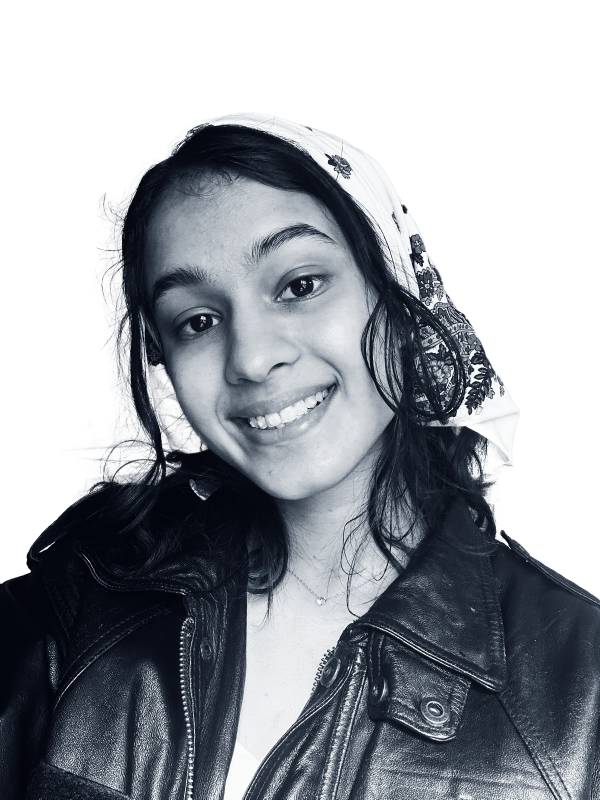
#> input picture WhatsApp Image 2025-11-11 at 00.50.11_67ce1ac4b2.png, 1200 x 1599 px (shown at 1/2 size)
$ python asciitext.py
#> lines starting #> are read from the running program, lines starting #| are printed output that depends on the picture; after the words box and inside, x2 and y2 are one past the last pixel; in counts of white or black regions, pixels touching at a corner belong together
#!/usr/bin/env python3
# Minimal, face-clear ASCII (8-char ramp, denoise + sharpen, smart crop)
# pip install pillow numpy

from PIL import Image, ImageEnhance, ImageFilter, ImageOps
import numpy as np
from pathlib import Path

# ========= CONFIG =========
IMAGE_PATH = "WhatsApp Image 2025-11-11 at 00.50.11_67ce1ac4b2.png"

# widths in characters (columns)
WIDTHS = {"small": 90, "medium": 120, "large": 150}

# mono terminal aspect fix (characters are taller than wide)
ASPECT_CORRECTION = 0.62  # <-- for output TXT only; webpage will use CSS

# simple 8-char ramp (dark -> light) for clean faces
RAMP = "@#*+=:. "          # tweak order if you want stronger highlights

# tone / clarity
BRIGHTNESS = 1.75
CONTRAST   = 1.45
GAMMA      = 0.9           # <1 brightens midtones a touch
UNSHARP    = (1.0, 1.0, 0) # (radius, amount, threshold) unsharp mask
DENOISE    = 0.6           # Gaussian blur sigma before mapping (0–1.2)

# smart crop
BRIGHT_BIAS = 20           # subject mask threshold offset from mean
PAD_RATIO   = 0.12         # padding around crop


# ========= HELPERS =========
def load_grayscale(path):
    img = Image.open(path).convert("RGBA")
#> img is the input picture: PIL image 1200x1599 RGBA; mean R, G, B, A 126.8, 132.4, 140.5, 152.3
    bg  = Image.new("RGBA", img.size, (255, 255, 255, 255))
#> bg: PIL image 1200x1599 RGBA; every value is 255
    img = Image.alpha_composite(bg, img).convert("L")
#> img: PIL image 1200x1599 L
    return img

def tone_map(img):
    # brightness/contrast first
    img = ImageEnhance.Brightness(img).enhance(BRIGHTNESS)
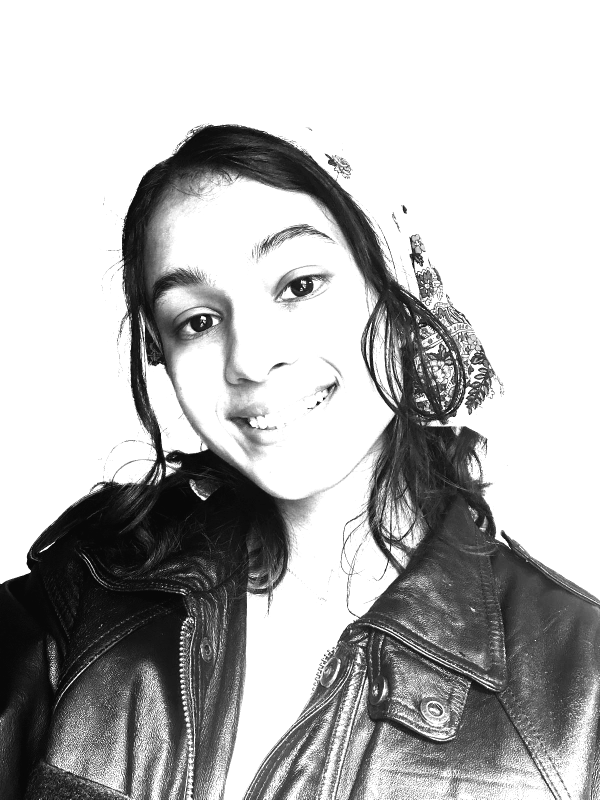
#> img: PIL image 1200x1599 L (shown at 1/2 size); min 7, max 255, mean 182.8
    img = ImageEnhance.Contrast(img).enhance(CONTRAST)
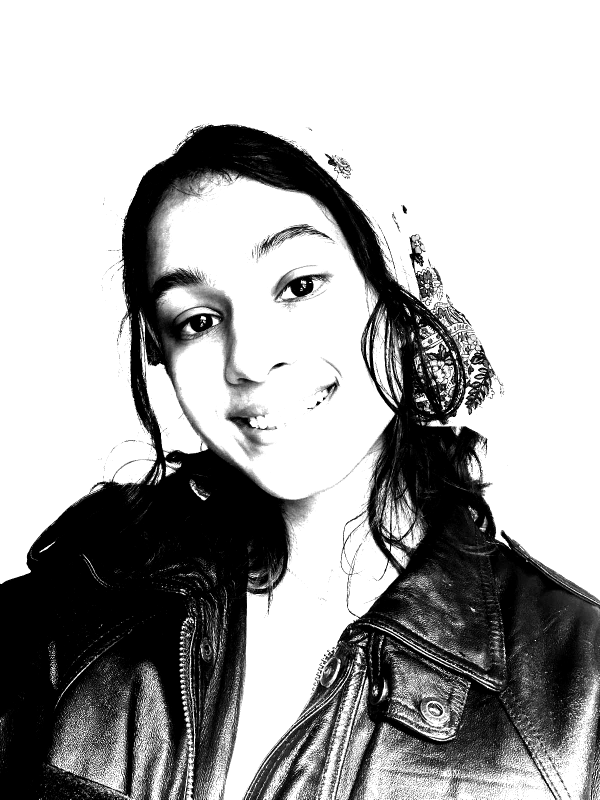
#> img: PIL image 1200x1599 L (shown at 1/2 size); min 0, max 255, mean 170.8
    # gentle equalize for midtone separation
    img = ImageOps.autocontrast(img, cutoff=1)
    # gamma
    arr = np.asarray(img, dtype=np.float32) / 255.0
    arr = np.clip(arr, 0, 1) ** GAMMA
    img = Image.fromarray((arr * 255).astype(np.uint8), mode="L")
    # light denoise then subtle sharpen
    if DENOISE > 0:
        img = img.filter(ImageFilter.GaussianBlur(DENOISE))
    r, a, t = UNSHARP
    if a > 0:
        img = img.filter(ImageFilter.UnsharpMask(radius=r, percent=int(a*100), threshold=int(t)))
    return img

def smart_autocrop(img):
    arr = np.array(img, dtype=np.int16)
    h, w = arr.shape
#> h = 1599; w = 1200
    # brightness mask around subject
    m = arr > (arr.mean() + BRIGHT_BIAS)
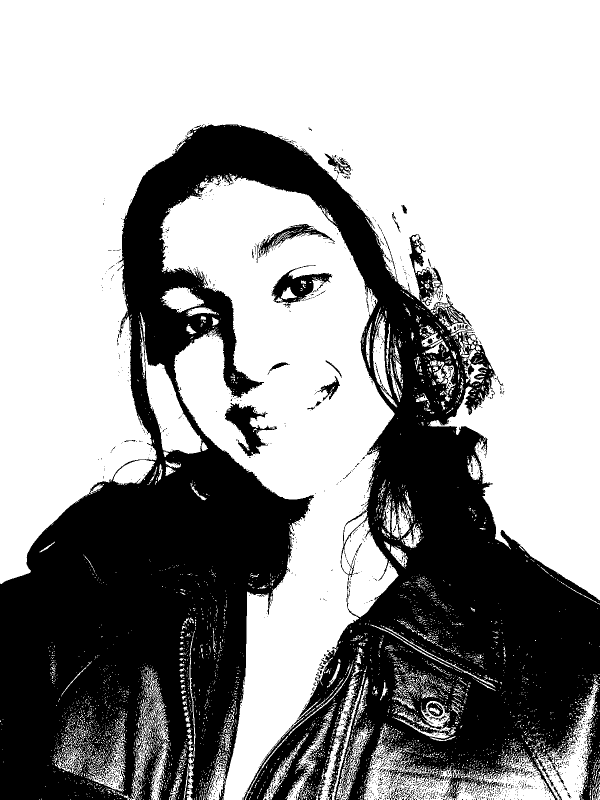
#> m: shape (1599, 1200) bool (shown at 1/2 size); 62.5% white; 1918 black regions (1841 under 20 px), largest, box (x1, y1, x2, y2) and area: (0, 249, 1200, 1599) 693287, (1158, 1368, 1200, 1599) 4194, (450, 806, 554, 912) 4081
    ys, xs = np.where(m)
    if xs.size == 0 or ys.size == 0:
        return img
    x1, x2 = xs.min(), xs.max()
#> x1 = 0; x2 = 1199
    y1, y2 = ys.min(), ys.max()
#> y1 = 0; y2 = 1598
    pad = int(max(w, h) * PAD_RATIO)
#> pad = 191
    x1 = max(0, x1 - pad); y1 = max(0, y1 - pad)
    x2 = min(w, x2 + pad); y2 = min(h, y2 + pad)
#> after `x2 = min(w, x2 + pad)`: x2 = 1200
#> after `y2 = min(h, y2 + pad)`: y2 = 1599
    if x2 - x1 < 20 or y2 - y1 < 20:
        return img
    return img.crop((x1, y1, x2, y2))

def resize_for_ascii(img, width):
    w, h = img.size
    new_h = max(1, int((h / w) * width * ASPECT_CORRECTION))
    return img.resize((width, new_h), resample=Image.BILINEAR)

def to_ascii(img, ramp):
    arr = np.asarray(img, dtype=np.uint8)
    idx = (arr.astype(np.float32) / 255 * (len(ramp) - 1)).astype(np.int32)
    return "\n".join("".join(ramp[i] for i in row) for row in idx)

def main():
    outdir = Path("ascii_out"); outdir.mkdir(exist_ok=True)
    img = load_grayscale(IMAGE_PATH)
    img = tone_map(img)
    img = smart_autocrop(img)

    outputs = {}
    for name, width in WIDTHS.items():
        imr = resize_for_ascii(img, width)
        art = to_ascii(imr, RAMP)
        outputs[name] = art
        (outdir / f"ascii_{name}.txt").write_text(art, encoding="utf-8")
#> this loop made 3 passes
#> pass 1, in main, `imr = resize_for_ascii(img, width)`:
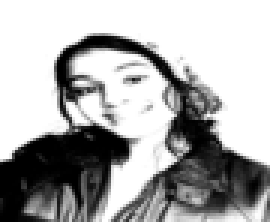
#> imr: PIL image 90x74 L (shown 3 times larger); min 0, max 255, mean 172.2
#> pass 1, in to_ascii, `idx = (arr.astype(np.float32) / 255 * (len(ramp) - 1)).astype(np.int32)`:
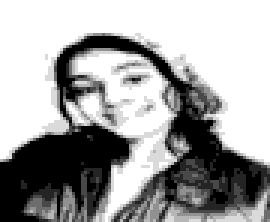
#> idx: shape (74, 90) int32 (shown 3 times larger); min 0, max 7, mean 4.49; drawn with min black and max white
#> pass 2, in to_ascii (call 2), `idx = (arr.astype(np.float32) / 255 * (len(ramp) - 1)).astype(np.int32)`:
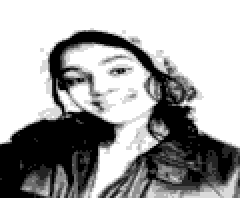
#> idx: shape (99, 120) int32 (shown 2 times larger); min 0, max 7, mean 4.51; drawn with min black and max white
#> after the loop:
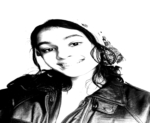
#> imr: PIL image 150x123 L; min 0, max 255, mean 172.2
#> after the loop, outputs = 3 items

    # the one your site fetches by default
    Path("ascii_art_refined.txt").write_text(outputs["medium"], encoding="utf-8")

    print("Wrote:")
    for k in outputs: print(" -", outdir / f"ascii_{k}.txt")
#> this loop made 3 passes
#> k on passes 1 to 3: 'small', 'medium', 'large'
#|  - ascii_out/ascii_small.txt
#|  - ascii_out/ascii_medium.txt
#|  - ascii_out/ascii_large.txt
    print(" - ascii_art_refined.txt  (use this for your site)")

if __name__ == "__main__":
    main()
